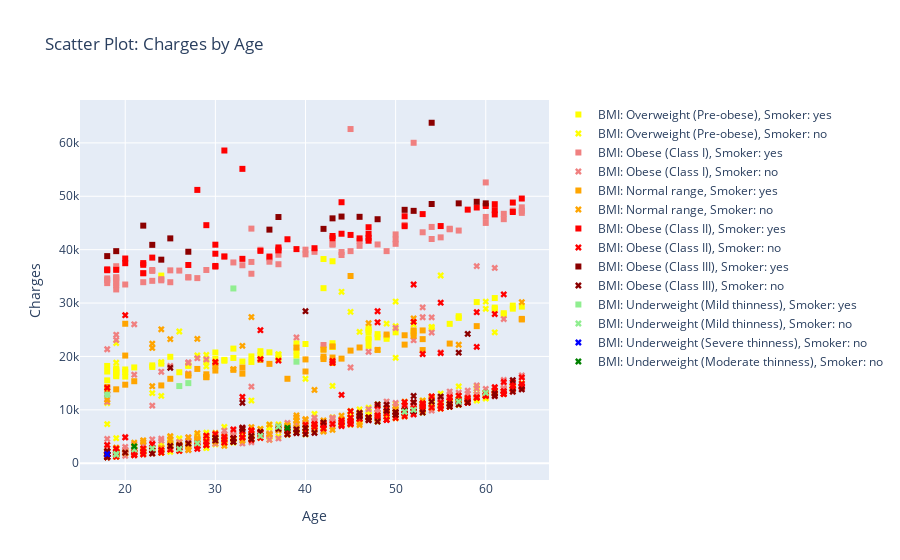

Notebook cell for this chart:
### Markdown cell above
## Charge w.r.t Age and BMI

### Code cell
import plotly.graph_objects as go

# Define markers for 'smoker' column
markers = {'yes': 'square', 'no': 'x'}

# Define colors for 'BMI_Category'
colors = {
    'Underweight (Severe thinness)': 'blue',
    'Underweight (Moderate thinness)': 'green',
    'Underweight (Mild thinness)': 'lightgreen',
    'Normal range': 'orange',
    'Overweight (Pre-obese)': 'yellow',
    'Obese (Class I)': 'lightcoral',
    'Obese (Class II)': 'red',
    'Obese (Class III)': 'darkred'
}

# Create the scatter plot using Plotly
fig = go.Figure()

# Add traces for each combination of 'BMI_Category' and 'smoker'
for bmi_class in df['BMI_Category'].unique():
    for smoker in df['smoker'].unique():
        data_filtered = df[(df['BMI_Category'] == bmi_class) & (df['smoker'] == smoker)]
        fig.add_trace(go.Scatter(
            x=data_filtered['age'],
            y=data_filtered['charges'],
            mode='markers',
            marker_symbol=markers[smoker],
            marker_color=colors[bmi_class],
            name=f"BMI: {bmi_class}, Smoker: {smoker}"
        ))

# Set the chart title and axis labels
fig.update_layout(
    title='Scatter Plot: Charges by Age',
    xaxis_title='Age',
    yaxis_title='Charges'
)

# Show the plot
fig.show()

### Figure 1 — Plotly figure (JSON) as saved in the notebook; plotly's stock layout.template omitted (floating-point values rounded to 4 significant figures; data arrays with more than 128 entries replaced by an {"elided": "..."} marker saying what was removed)
{"data": [{"marker": {"color": "yellow", "symbol": "square"}, "mode": "markers", "name": "BMI: Overweight (Pre-obese), Smoker: yes", "type": "scatter", "x": [19, 62, 48, 59, 61, 20, 29, 19, 34, 30, 18, 42, 35, 19, 63, 20, 40, 19, 47, 52, 23, 63, 56, 30, 54, 61, 24, 21, 39, 42, 49, 19, 49, 39, 42, 52, 27, 37, 47, 33, 19, 50, 27, 47, 36, 57, 32, 57, 64, 43, 25, 34, 31, 47, 19, 35, 47, 48, 18, 43, 31, 23, 43, 18, 37, 24, 20, 26, 39, 47, 43, 32, 62, 61], "y": [16880.0, 27810.0, 23570.0, 30180.0, 30940.0, 17560.0, 19110.0, 17080.0, 18970.0, 20750.0, 15520.0, 21350.0, 20980.0, 17350.0, 29520.0, 17090.0, 22330.0, 16300.0, 21980.0, 24390.0, 18030.0, 28950.0, 26110.0, 19520.0, 25380.0, 28870.0, 35150.0, 17940.0, 21080.0, 38250.0, 23810.0, 17470.0, 23310.0, 20150.0, 32790.0, 24670.0, 18250.0, 19540.0, 23070.0, 19040.0, 17750.0, 24520.0, 18310.0, 23400.0, 20770.0, 27530.0, 19720.0, 27220.0, 29330.0, 21770.0, 19930.0, 20010.0, 19200.0, 24920.0, 16450.0, 20230.0, 25310.0, 24180.0, 17180.0, 22480.0, 19350.0, 18330.0, 21770.0, 18220.0, 20300.0, 18650.0, 16230.0, 17040.0, 22460.0, 24540.0, 37830.0, 21470.0, 28100.0, 29140.0]}, {"marker": {"color": "yellow", "symbol": "x"}, "mode": "markers", "name": "BMI: Overweight (Pre-obese), Smoker: no", "type": "scatter", "x": {"elided": "312 int values"}, "y": {"elided": "312 float values"}}, {"marker": {"color": "lightcoral", "symbol": "square"}, "mode": "markers", "name": "BMI: Obese (Class I), Smoker: yes", "type": "scatter", "x": [34, 36, 18, 37, 57, 64, 44, 46, 19, 63, 54, 50, 56, 19, 50, 31, 27, 34, 64, 50, 26, 55, 64, 40, 33, 42, 29, 19, 35, 34, 19, 37, 18, 40, 62, 60, 27, 23, 53, 56, 41, 23, 60, 37, 48, 18, 37, 44, 54, 43, 24, 22, 45, 20, 49, 28, 22, 51, 25, 23, 19, 60, 43, 19, 36, 46, 52, 32, 24, 19, 45, 62, 25, 19], "y": [37700.0, 37740.0, 34300.0, 39840.0, 43580.0, 47290.0, 39560.0, 40720.0, 34780.0, 47310.0, 44260.0, 41100.0, 43920.0, 33750.0, 42860.0, 38750.0, 34840.0, 35490.0, 47930.0, 41920.0, 36090.0, 42300.0, 46890.0, 39130.0, 37080.0, 22140.0, 36200.0, 32550.0, 39980.0, 43940.0, 34440.0, 40180.0, 34620.0, 40000.0, 45710.0, 46130.0, 34810.0, 36190.0, 43250.0, 43810.0, 39600.0, 36020.0, 45010.0, 37270.0, 40970.0, 33730.0, 39050.0, 39000.0, 42000.0, 41030.0, 34470.0, 35600.0, 39730.0, 33480.0, 39730.0, 34670.0, 33910.0, 44640.0, 36120.0, 34170.0, 36900.0, 52590.0, 40940.0, 33310.0, 38420.0, 41660.0, 60020.0, 37610.0, 34250.0, 34830.0, 62590.0, 46720.0, 33900.0, 36400.0]}, {"marker": {"color": "lightcoral", "symbol": "x"}, "mode": "markers", "name": "BMI: Obese (Class I), Smoker: no", "type": "scatter", "x": {"elided": "317 int values"}, "y": {"elided": "317 float values"}}, {"marker": {"color": "orange", "symbol": "square"}, "mode": "markers", "name": "BMI: Normal range, Smoker: yes", "type": "scatter", "x": [53, 20, 28, 27, 45, 56, 38, 42, 48, 42, 40, 52, 40, 53, 19, 39, 44, 36, 51, 21, 59, 64, 29, 35, 30, 53, 33, 49, 25, 43, 32, 45, 51, 29, 24, 27, 30, 43, 46, 18, 43, 33, 52, 20, 20, 64, 18, 42, 29, 30], "y": [23240.0, 14710.0, 17660.0, 16580.0, 21100.0, 22410.0, 15820.0, 19960.0, 21220.0, 19520.0, 19440.0, 24870.0, 17180.0, 24870.0, 13840.0, 21660.0, 19590.0, 18610.0, 22220.0, 15360.0, 25680.0, 27040.0, 16660.0, 19360.0, 18260.0, 21200.0, 17900.0, 24110.0, 15820.0, 19800.0, 17500.0, 35070.0, 23970.0, 16140.0, 14570.0, 16420.0, 17360.0, 18770.0, 21680.0, 13750.0, 21880.0, 16780.0, 23890.0, 26130.0, 20170.0, 26930.0, 14280.0, 21260.0, 16120.0, 18770.0]}, {"marker": {"color": "orange", "symbol": "x"}, "mode": "markers", "name": "BMI: Normal range, Smoker: no", "type": "scatter", "x": {"elided": "175 int values"}, "y": {"elided": "175 float values"}}, {"marker": {"color": "red", "symbol": "square"}, "mode": "markers", "name": "BMI: Obese (Class II), Smoker: yes", "type": "scatter", "x": [30, 31, 22, 28, 35, 60, 36, 58, 22, 63, 30, 18, 63, 27, 23, 19, 59, 43, 45, 61, 61, 44, 31, 30, 47, 44, 43, 39, 41, 51, 30, 37, 29, 18, 33, 46, 51, 47, 47, 55, 22, 37, 47, 38, 33, 53, 20, 64, 61, 20], "y": [36840.0, 38711, 35590.0, 51190.0, 39770.0, 48170.0, 38710.0, 47500.0, 37170.0, 47060.0, 36950.0, 36150.0, 48820.0, 37130.0, 38510.0, 36220.0, 47900.0, 42120.0, 42760.0, 48520.0, 46600.0, 48890.0, 58570.0, 39240.0, 42970.0, 42980.0, 42560.0, 40100.0, 40270.0, 44400.0, 40930.0, 40420.0, 44590.0, 36310.0, 55140.0, 42110.0, 46260.0, 44200.0, 42210.0, 44420.0, 37480.0, 39870.0, 41680.0, 41950.0, 38280.0, 46660.0, 37470.0, 49580.0, 47400.0, 38340.0]}, {"marker": {"color": "red", "symbol": "x"}, "mode": "markers", "name": "BMI: Obese (Class II), Smoker: no", "type": "scatter", "x": {"elided": "175 int values"}, "y": {"elided": "175 float values"}}, {"marker": {"color": "darkred", "symbol": "square"}, "mode": "markers", "name": "BMI: Obese (Class III), Smoker: yes", "type": "scatter", "x": [27, 36, 46, 54, 25, 24, 57, 54, 43, 48, 44, 18, 37, 60, 51, 22, 59, 23, 19, 52, 42], "y": [39610.0, 43750.0, 46150.0, 48550.0, 42110.0, 38130.0, 48680.0, 63770.0, 45860.0, 45700.0, 46200.0, 38790.0, 46110.0, 48670.0, 47460.0, 44500.0, 48970.0, 40900.0, 39720.0, 47270.0, 43900.0]}, {"marker": {"color": "darkred", "symbol": "x"}, "mode": "markers", "name": "BMI: Obese (Class III), Smoker: no", "type": "scatter", "x": [56, 48, 58, 63, 40, 58, 38, 46, 57, 49, 46, 23, 35, 47, 52, 18, 32, 63, 61, 32, 64, 54, 25, 50, 38, 30, 39, 41, 33, 33, 49, 26, 37, 55, 40, 26, 50, 53, 20, 51, 18, 18, 39, 30, 40, 33, 23, 57, 61, 18, 26, 50, 18, 19, 48, 47, 39, 52, 27, 57, 32, 34, 57, 56, 42, 46, 25, 34, 18, 52], "y": [10600.0, 11030.0, 11380.0, 13410.0, 6610.0, 24230.0, 5401.0, 9433.0, 11570.0, 10980.0, 8944.0, 1837.0, 5847.0, 8084.0, 12590.0, 1149.0, 4686.0, 15560.0, 12570.0, 3994.0, 13830.0, 11540.0, 17880.0, 9059.0, 6374.0, 4754.0, 6356.0, 5709.0, 11330.0, 6666.0, 9801.0, 3410.0, 6436.0, 12490.0, 5439.0, 3201.0, 9542.0, 9504.0, 1984.0, 9876.0, 2218.0, 1147.0, 5662.0, 4266.0, 28480.0, 6361.0, 2438.0, 11580.0, 13060.0, 1635.0, 2927.0, 9550.0, 2217.0, 1759.0, 7804.0, 8570.0, 5757.0, 9749.0, 3693.0, 20710.0, 3990.0, 5124.0, 10980.0, 11090.0, 7651.0, 8733.0, 3238.0, 4536.0, 1163.0, 11410.0]}, {"marker": {"color": "lightgreen", "symbol": "square"}, "mode": "markers", "name": "BMI: Underweight (Mild thinness), Smoker: yes", "type": "scatter", "x": [32, 18, 27, 26, 39], "y": [32730.0, 12830.0, 15010.0, 14460.0, 19020.0]}, {"marker": {"color": "lightgreen", "symbol": "x"}, "mode": "markers", "name": "BMI: Underweight (Mild thinness), Smoker: no", "type": "scatter", "x": [23, 51, 19, 19, 21, 26, 57, 37, 60, 52, 35, 28], "y": [2775.0, 9644.0, 1728.0, 1621.0, 2585.0, 2681.0, 11530.0, 6878.0, 13200.0, 9991.0, 5117.0, 3733.0]}, {"marker": {"color": "blue", "symbol": "square"}, "mode": "markers", "name": "BMI: Underweight (Severe thinness), Smoker: yes", "type": "scatter", "x": [], "y": []}, {"marker": {"color": "blue", "symbol": "x"}, "mode": "markers", "name": "BMI: Underweight (Severe thinness), Smoker: no", "type": "scatter", "x": [18], "y": [1695.0]}, {"marker": {"color": "green", "symbol": "square"}, "mode": "markers", "name": "BMI: Underweight (Moderate thinness), Smoker: yes", "type": "scatter", "x": [], "y": []}, {"marker": {"color": "green", "symbol": "x"}, "mode": "markers", "name": "BMI: Underweight (Moderate thinness), Smoker: no", "type": "scatter", "x": [21, 38], "y": [3167.0, 6641.0]}], "layout": {"title": {"text": "Scatter Plot: Charges by Age"}, "xaxis": {"title": {"text": "Age"}}, "yaxis": {"title": {"text": "Charges"}}}}
